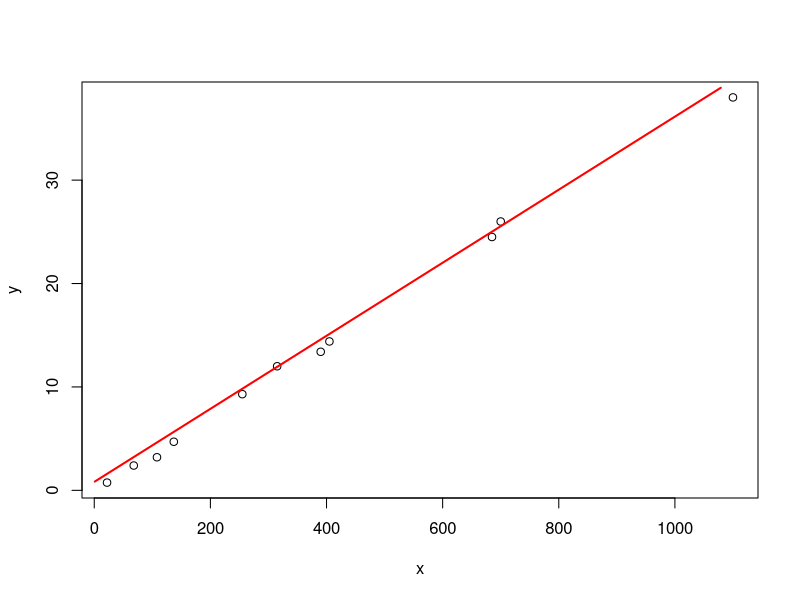

The R source for this figure: (Note: this script raises an error after producing the figure.)
########### Introduction ###############
Hubble <- read.table("Hubble.txt")

plot(y ~ x, data = Hubble)

mod <- lm(y ~ x, data = Hubble)
# print(mod)
# summary(mod)
# coef(mod)
# resid(mod)
# anova(mod)

x.test <- data.frame(x = seq(min(Hubble$x), max(Hubble$x), by = 1))

pred <- data.frame(predict(mod, newdata = x.test))
# str(pred)

lines(pred, lwd = 2, col = "red")


########## Activity #################

# read data
ret <- read.table("Portfolio_Return.txt")

# plot data
plot(stock_rate ~ portfolio_ret, data = ret)

# fit model
mod <- lm(stock_rate ~ portfolio_ret, data = ret)

# test set
x.test <- data.frame(portfolio_ret = seq(min(ret$portfolio_ret), max(ret$portfolio_ret), by = 0.1))

# predict from test set
pred <- data.frame(predict = predict(mod, newdata = x.test))

# combine test and predictions
dat <- cbind(x.test, pred)

# plot fitted line
lines(dat, lwd = 2, col = "red")

# diagnostics

# constant variance *****************
plot(fitted(mod), residuals(mod), xlab="Fitted", ylab="Residuals")
abline(h= c(-2,0,2), lwd = c(2,2,2), col=c("red", "red", "red"), lty = c(2,1,2))

plot(fitted(mod), abs(residuals(mod)), xlab="Fitted", main ="|Residuals|")

summary(lm(abs(residuals(mod)) ~ fitted(mod)))

# normality *******************

par(mfrow=c(1,1))
# qqplot
qqnorm(residuals(mod), ylab="Residuals")
qqline(residuals(mod))

# histogram
hist(residuals(mod))
boxplot(residuals(mod))

# correlated errors *****************
plot(ret$quarter, residuals(mod), ylab="Residuals")
abline(h=0, col = "red")


# example plots: nonconstant variance
par(mfrow=c(2,2))

plot(1:50,rnorm(50), main = "constant var")
# constant variance
plot(1:50,(1:50)*rnorm(50), main = "strong heterogeneity")
# strong heterogeneity
plot(1:50,sqrt((1:50))*rnorm(50), main = "mild heterogeneity")
# mild heterogeneity
plot(1:50,cos((1:50)*pi/25)+rnorm(50), main = " non-linearity")
# non-linearity

# example plots: normality of errors
par(mfrow=c(2,2))
x = rnorm(50); qqnorm(x, main = "std normal"); qqline(x)
# standard normal distribution
x = rlnorm(50); qqnorm(x, main = "right skew"); qqline(x)
# lognormal distribution - skew to right
x = rt(50,1); qqnorm(x, main = "heavy tails"); qqline(x)
# Student t-distribution with one df (heavy tails)
x = runif(50); qqnorm(x, main = "short tails"); qqline(x)
# uniform (0,1) distribution (short tails)
